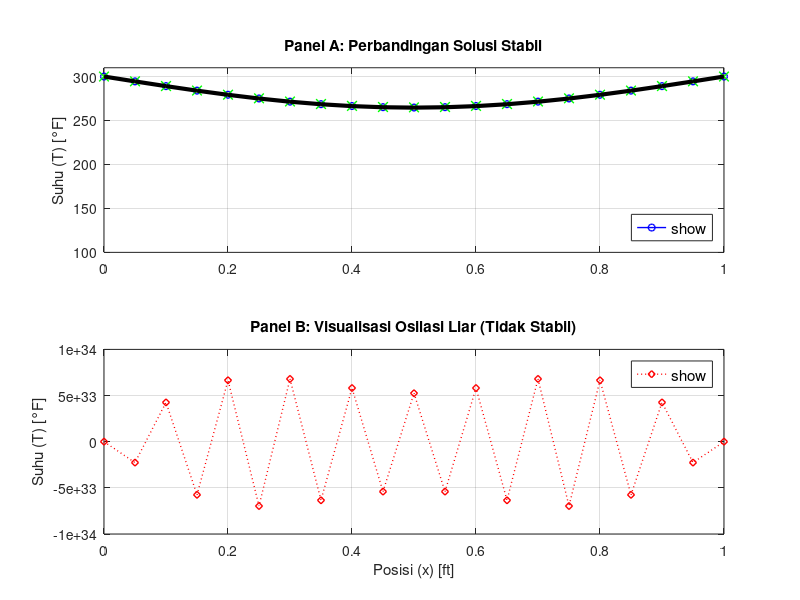

Recreate this plot in MATLAB.
% TUGAS TAKE-HOME EXAM - WF2202 - SOAL 2
% NAMA: [Muhamad Hanif Hafizhan] 13123069
%       [Mochamad Arkan Nugraha] 13123007

clear all;
clc;
close all;

L = 1;
alpha = 0.1;
Ti = 100; %T initial
Ts = 300; %T surface
dx = 0.05;
t_final = 2; %asumsi saja untuk bisa diperlihatkan di plotnya

dt_array = [0.005, 0.01, 0.05]; 


%Solusi
num_cases = length(dt_array);
x = (0:dx:L)';
T_final_profiles = zeros(length(x), num_cases);

for k = 1:num_cases
    dt = dt_array(k);
    lambda = alpha * dt / dx^2; %Mengecek lambda karena jika lebih dari 0.5 visualisasi dari numeriknya gagal

    if lambda <= 0.5, fprintf('Hasil dt = %.3f: STABIL \n\n', dt); 
    else, fprintf('Hasil dt = %.3f: TIDAK STABIL \n\n', dt); 
    end

    T = ones(length(x), 1) * Ti; %buat vektor kolom yang isinya 1 semua
    T(1) = Ts; %membuat ujung awal dan akhir T nya sama sama 300
    T(end) = Ts;

    T_old = T;
    t_steps = round(t_final / dt);
    for p = 1:t_steps
        for i = 2:length(x)-1
            T(i) = T_old(i) + lambda * (T_old(i+1) - 2*T_old(i) + T_old(i-1)); %Turunan dari PDE heat equation menggunakan FTCS
        end
        T_old = T;
    end
    T_final_profiles(:, k) = T;
end


%PLOT nya (ada dua yang kasus stabil dan tidak stabil)
figure('Name', 'Analisis Hasil Simulasi Lengkap', 'NumberTitle', 'off', 'Position', [100, 100, 800, 700]);


subplot(2, 1, 1);
hold on;

% Plot kasus stabil (dt=0.005)
plot(x, T_final_profiles(:, 1), 'b-o', 'LineWidth', 1, 'MarkerSize', 5, 'DisplayName', 'dt=0.005 (λ=0.2)');
% Plot kasus stabil (dt=0.01)
plot(x, T_final_profiles(:, 2), 'g--x', 'LineWidth', 1, 'MarkerSize', 7, 'DisplayName', 'dt=0.01 (λ=0.4)');

% Hitung dan plot solusi analitis (sudah dihitung secara manual bag. a)
n_terms = 100;
n_vec = (1:2:2*n_terms)';
C_n = -800 ./ (pi * n_vec);
sin_terms = sin(n_vec * pi * x' / L);
exp_terms = exp(-alpha * (n_vec * pi / L).^2 * t_final);
transient_sum = sum(C_n .* sin_terms .* exp_terms, 1);
T_analytical = Ts + transient_sum';
plot(x, T_analytical, 'k-', 'LineWidth', 3, 'DisplayName', 'Solusi Analitis');

% Pengaturan Plot Atas
title('Panel A: Perbandingan Solusi Stabil');
ylabel('Suhu (T) [°F]');
legend('show', 'Location', 'southeast', 'FontSize', 11);
grid on;
box on;
axis([0 L 100 310]);


subplot(2, 1, 2);
% Plot kasus tidak stabil (dt=0.05)
plot(x, T_final_profiles(:, 3), 'r:d', 'LineWidth', 1, 'MarkerSize', 5, 'DisplayName', 'dt=0.05 (λ=2.0)'); % 'd' untuk diamond

% Pengaturan Plot Bawah
title('Panel B: Visualisasi Osilasi Liar (Tidak Stabil)');
xlabel('Posisi (x) [ft]');
ylabel('Suhu (T) [°F]');
legend('show', 'Location', 'northeast', 'FontSize', 11);
grid on;
box on;

hold off;